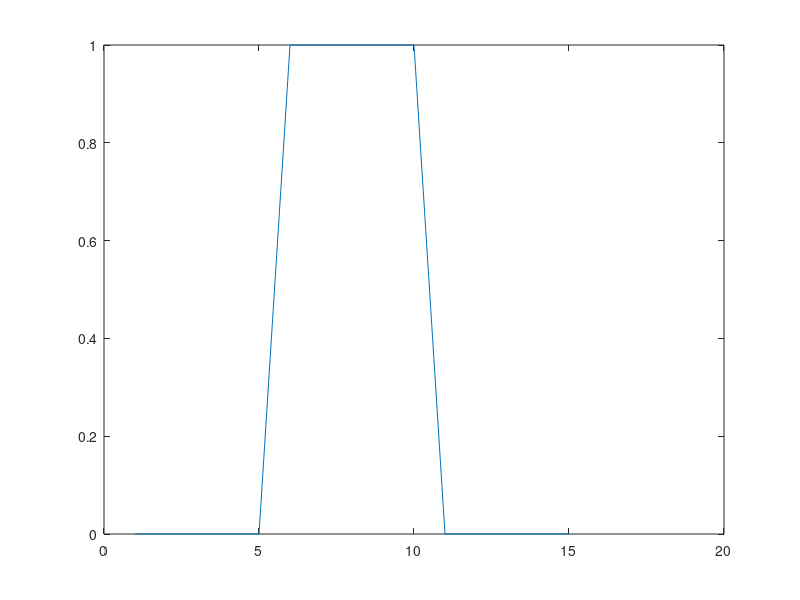
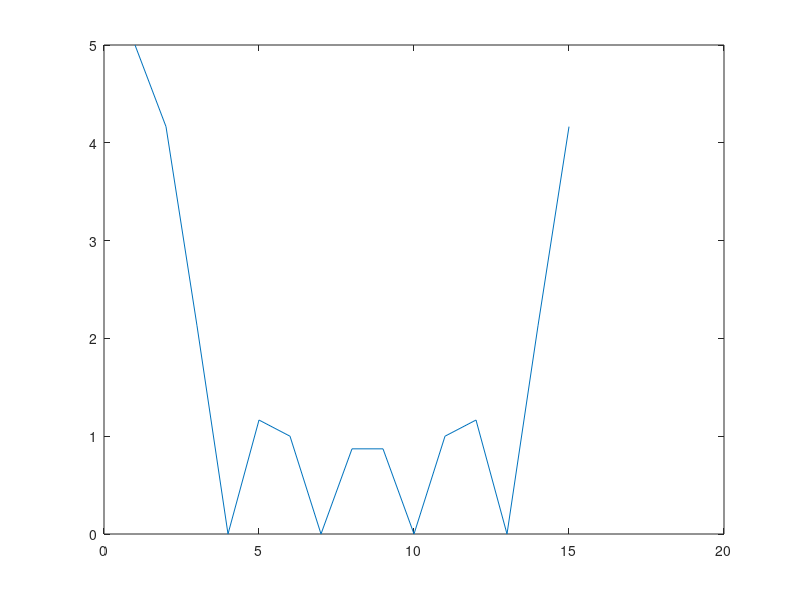
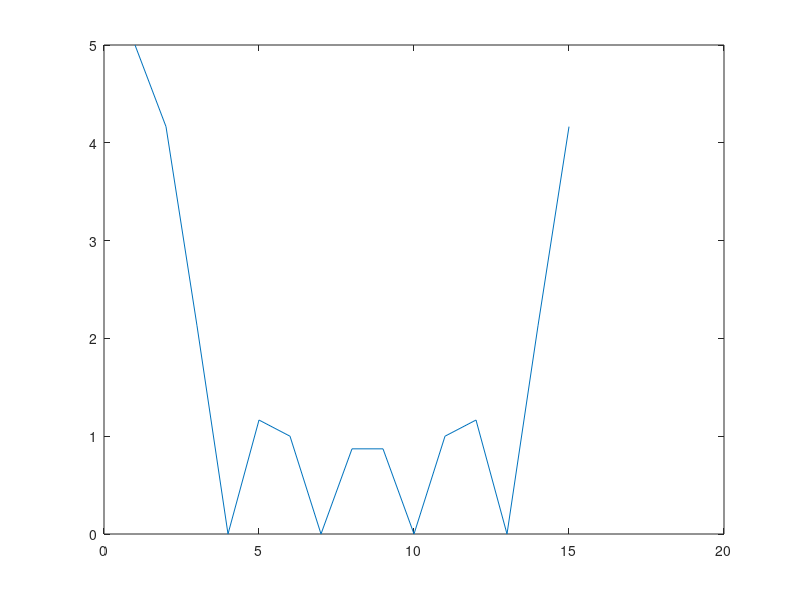
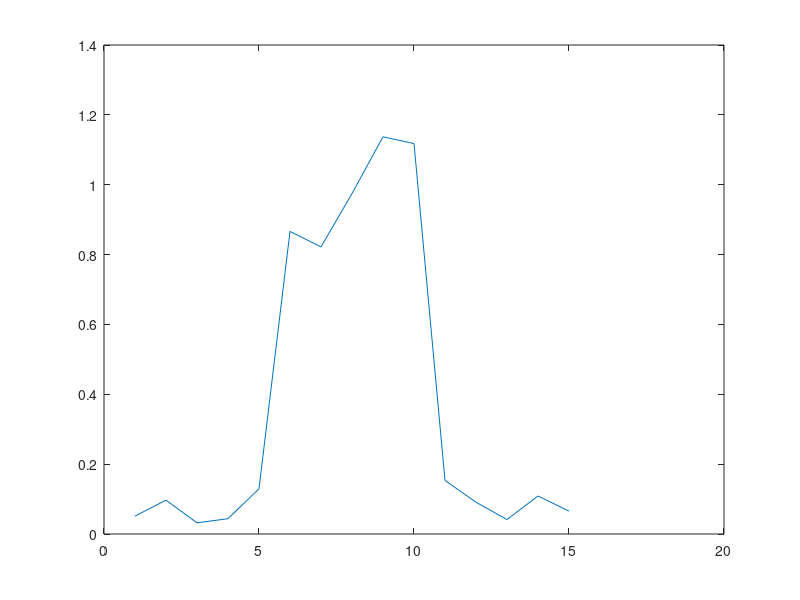

These charts were generated, in order, by the following MATLAB code:
close all;
clear all;
x = zeros(1,15);
z = ones(1,5);
for j = 6:10 
    x(1,j) = z(1,j - 5);
end;
figure(1);
plot(x);
y = fft(x);
figure(2);
plot(abs(y));
p = angle(y);
m = abs(y);
f = p + rand(size(p));
s = m.*exp(i*f);
figure(3);
plot(abs(s));
u = ifft(s);
figure(4);
plot(abs(u));
